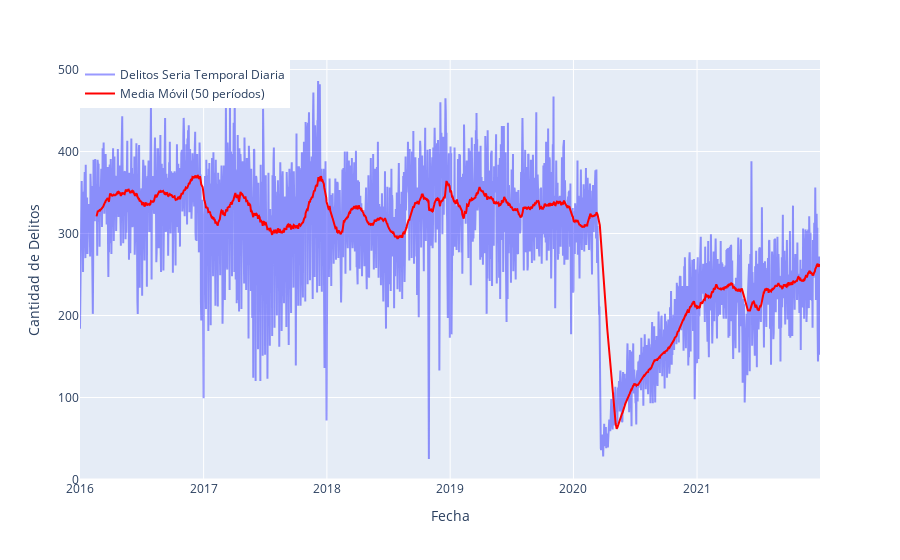

Notebook code cell kept with this figure:
### Markdown cell above
La pandemia de COVID-19 ha tenido un impacto significativo en la comisión y la tipología de delitos en todo el mundo. A continuación, se presentan algunas el comportamiento de los delitos a lo largo del tiempo para la Ciudad de Buenos Aires.

Se puede observar una caida en la ocurrencia de delitos durante la pandemia.

### Code cell
fig = px.line()

# Calcular la media móvil de 10 periodos
ts['media_movil'] = ts['tipo_delito'].rolling(window=50).mean()

# Agregar la serie de tiempo con transparencia
fig.add_trace(go.Scatter(x=ts.index, y=ts['tipo_delito'], mode='lines', name='Delitos Seria Temporal Diaria',
                        line=dict(color='blue'), opacity=0.4))  # Color azul con transparencia

# Agregar la media móvil con un color distinguible
fig.add_trace(go.Scatter(x=ts.index, y=ts['media_movil'], mode='lines', name='Media Móvil (50 períodos)',
                         line=dict(color='red')))  # Color rojo


# Personalizar el diseño del gráfico
fig.update_layout(xaxis_title='Fecha', yaxis_title='Cantidad de Delitos',legend=dict(x=0, y=1))
fig.show()

### Figure 1 — Plotly figure (JSON) as saved in the notebook; plotly's stock layout.template omitted (floating-point values rounded to 4 significant figures; data arrays with more than 128 entries replaced by an {"elided": "..."} marker saying what was removed)
{"data": [{"hovertemplate": "<extra></extra>", "legendgroup": "", "line": {"color": "#636efa", "dash": "solid"}, "marker": {"symbol": "circle"}, "mode": "lines", "name": "", "orientation": "v", "showlegend": false, "type": "scatter", "xaxis": "x", "yaxis": "y"}, {"line": {"color": "blue"}, "mode": "lines", "name": "Delitos Seria Temporal Diaria", "opacity": 0.4, "type": "scatter", "x": {"elided": "2192 str values"}, "y": {"elided": "2192 int values"}}, {"line": {"color": "red"}, "mode": "lines", "name": "Media Móvil (50 períodos)", "type": "scatter", "x": {"elided": "2192 str values"}, "y": {"elided": "2192 float values"}}], "layout": {"legend": {"tracegroupgap": 0, "x": 0, "y": 1}, "margin": {"t": 60}, "xaxis": {"anchor": "y", "domain": [0, 1], "title": {"text": "Fecha"}}, "yaxis": {"anchor": "x", "domain": [0, 1], "title": {"text": "Cantidad de Delitos"}}}}
